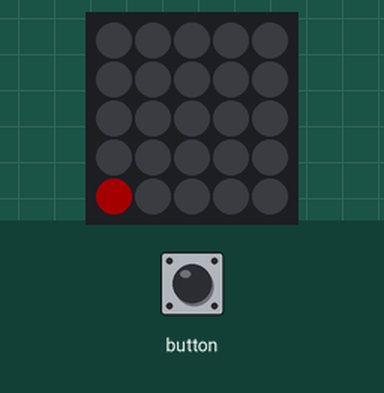
A sketch run on a simulated ESP32. On the bench: 5×5 RGB LED matrix (first LED top left, wired row by row). Dim RGB values are drawn brighter than linear; random numbers use the default seed unless the sketch sets one.

Above: at 4.2 s.
At 8.36 s:
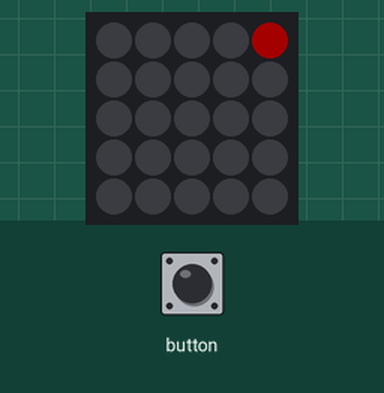
At 12.54 s:
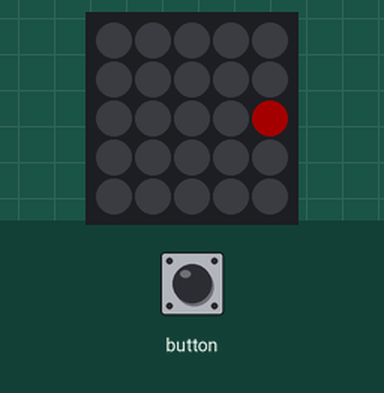
At 19.36 s:
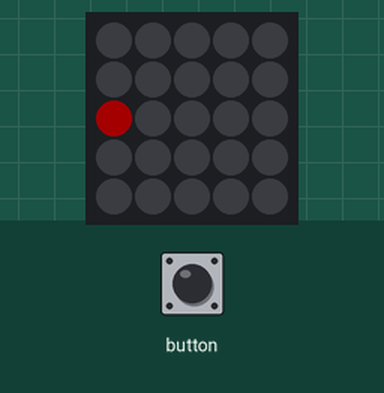
At 23.05 s:
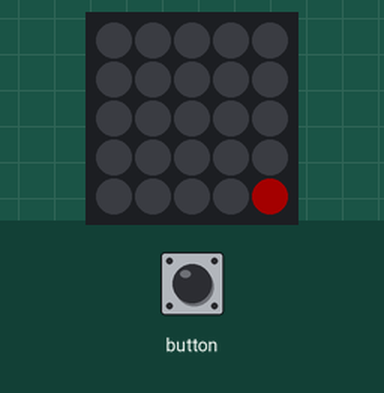
At 38.87 s:
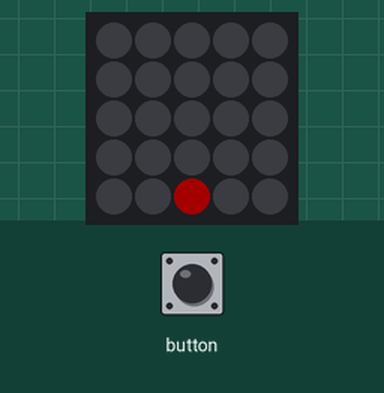

The sketch:

01_walkingdot.ino
```cpp
#include "M5Atom.h"

/*
 * Draw a dot that moves one step horizontally or vertically
 * every tick
 */

void setup()
{
    M5.begin(true, false, true);
    delay(50);
    M5.dis.drawpix(0, 0xf00000);
}

uint8_t FSM = 0;
int xpos = 0;
int ypos = 0;

void loop()
{

    M5.dis.drawpix(xpos+ypos*5, 0); // Clear the dot position LED

    int mov = random(2);
    if( mov == 0) mov = -1;
    if( random(2)==1) { // move horizontally
        if( (xpos+mov>=0) && (xpos+mov<=4)) xpos += mov;
    } else {            // move vertically
        if( (ypos+mov>=0) && (ypos+mov<=4)) ypos += mov;
    }

    M5.dis.drawpix(xpos+ypos*5, 0xf00000); // Draw the dot

    delay(50); // Tick
    M5.update();
}
```
